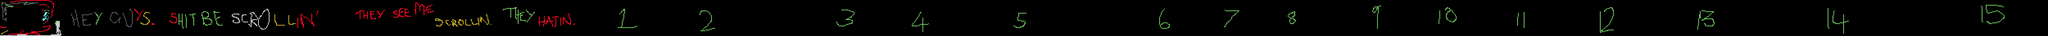

The image is a tile-based game level rendered from a .tmx file. Its description and source (layers, tilesets, objects; grid data summarised) follow:
An orthogonal 2500x45 tile map with 16x16 px tiles, 1 tile layer (testLayer) and 2 objects (2x spawn).

<map version="1.0" orientation="orthogonal" width="2500" height="45" tilewidth="16" tileheight="16">
 <tileset firstgid="1" name="tiles" tilewidth="16" tileheight="16">
  <image source="img/tiles.png" width="512" height="512" />
 </tileset>
 <layer name="testLayer" width="2500" height="45">
  <data>[112500 cells, 2976 non-empty, 6 distinct tile ids]</data>
 </layer>
 <objectgroup name="spawnPoints" width="2500" height="45">
  <object name="spawn1" type="spawn" x="12008" y="116" width="466" height="476">
   <properties>
    <property name="count" value="4" />
    <property name="empty" value="false" />
    <property name="entity" value="RangedDrone" />
   </properties>
  </object>
  <object name="spawn2" type="spawn" x="13543" y="154" width="466" height="476">
   <properties>
    <property name="count" value="8" />
    <property name="empty" value="false" />
    <property name="entity" value="RangedDrone" />
   </properties>
  </object>
 </objectgroup>
</map>